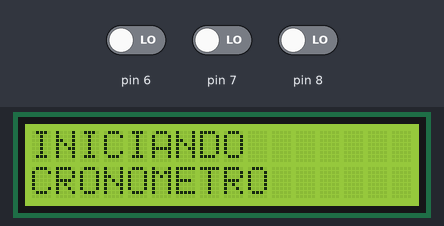
A sketch run on a simulated Arduino Uno, built with avr-gcc and run on an emulated ATmega328P. Parts: 16×2 character LCD. The test bench sets the inputs (shaded band); at power-on: pin 8 LOW, pin 6 LOW, pin 7 LOW.

Above: at 0.1 s.
At 4.3 s:
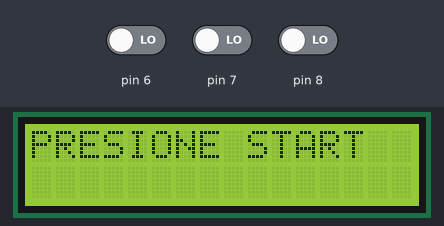
4.4 s: pin 8 driven HIGH
At 5.7 s:
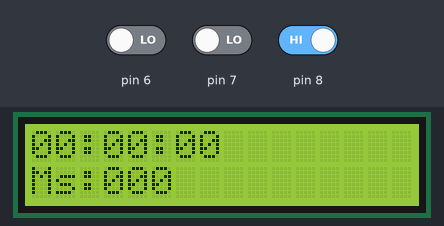
7.4 s: pin 6 driven HIGH
10.4 s: pin 7 driven HIGH
13.4 s: pin 6 driven LOW
16.4 s: pin 6 driven HIGH
19.4 s: pin 7 driven LOW
Timing chart, 0 to 22.4 s (numbered marks = the images above; inputs shaded):
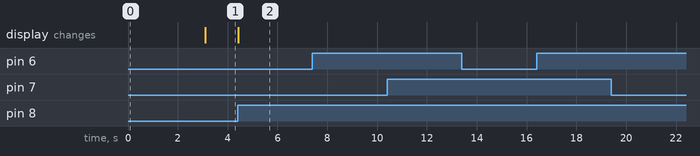

Measured:
- after the input at 4.4 s, the display: changes at once (image 2)
- after the input at 7.4 s, every drawn part: stays the same
- after the input at 10.4 s, every drawn part: stays the same
- after the input at 13.4 s, every drawn part: stays the same
- after the input at 16.4 s, every drawn part: stays the same
- after the input at 19.4 s, every drawn part: stays the same

The sketch:

Cronometro_1.2.ino
```cpp
#include<Wire.h>
#include <LiquidCrystal_I2C.h>
LiquidCrystal_I2C lcd(0x27,16,2);
//variable LCD
const byte columna = 0;
byte fila;
const byte columna2 = 1;
byte fila2;
String contenido1;
String contenido2;
//Variables pulsadores
boolean est_start;
boolean est_reset;
boolean est_stop;
//RESET DE MILLIS
extern volatile unsigned long timer0_millis;
unsigned long new_value = 0;


void setup() {
  lcd.init();
  lcd.backlight();
  pinMode(6, INPUT);
  pinMode(7, INPUT);
  pinMode(8, INPUT);
  contenido1= "INICIANDO";
  contenido2= "CRONOMETRO";
  Visual();
  delay(3000);
  contenido1= "PRESIONE START";
  contenido2= "";
  Visual();
}

void loop() {
  pulsadores();
  if(est_start == 1){
    start();
  }
  if(est_reset == 1){
    reset();
  }
}

void pulsadores(){
  est_start = digitalRead(6);
  est_stop = digitalRead(7);
  est_reset = digitalRead(8);
}


void Visual(){    //Configuro lo que se visualizara en el LCD
  lcd.clear();
  lcd.setCursor(fila,columna);
  lcd.print(contenido1);
  lcd.setCursor(fila2,columna2);
  lcd.print(contenido2);
}

void Visual2(){    //Configuro lo que se visualizara en el LCD
  lcd.setCursor(fila,columna);
  lcd.print(contenido1);
  lcd.setCursor(fila2,columna2);
  lcd.print(contenido2);
}

void start(){
    setMillis(new_value);
    byte val = 1;
    fila=0;
    fila2=0;
    contenido1 = "  :  :  ";
    contenido2 = "Ms: ";
    int v_segundo;
    int v_minuto;
    int v_ms;
    Visual();
    while(val == 1){
      unsigned long tiempo = millis();
      int segundo = tiempo/1000;
      int minuto = segundo/60;
      int hora = minuto/60;
      fila = 0;
      if(hora<10){
          contenido1= "0" + String(hora);
      }else{
          contenido1 = hora;
      }
      Visual2();
      fila = 3;
      v_minuto = minuto -(60*hora);
      if(v_minuto<10){
          contenido1= "0" + String(v_minuto);
      }else{
          contenido1 = v_minuto;
      }
      Visual2();
      fila = 6;
      v_segundo = segundo -(60*minuto);
      if(v_segundo<10){
          contenido1= "0" + String(v_segundo);
      }else{
          contenido1 = v_segundo;
      }
      fila2 = 3;
      v_ms = tiempo -(1000*60*v_minuto) -(1000*v_segundo);
      if(v_ms<10){
          contenido2= "00" + String(v_ms);
      }else if(v_ms<100){
          contenido2= "0" + String(v_ms);
      }else{
          contenido2 = v_ms;
      }
      Visual2();
      pulsadores();
      if(est_stop == 1){  //Si Stop es presionado
        new_value = tiempo;
        val = 0; //Para salir del bucle while
      }
    }
}
void reset(){
  new_value = 0;
  fila = 0;
  fila2= 0;
  contenido1= "00:00:00";
  contenido2= "Ms:000";
  Visual();
}


void setMillis(unsigned long new_millis){
  uint8_t oldSREG = SREG;
  cli();
  timer0_millis = new_millis;
  SREG = oldSREG;
}
```
